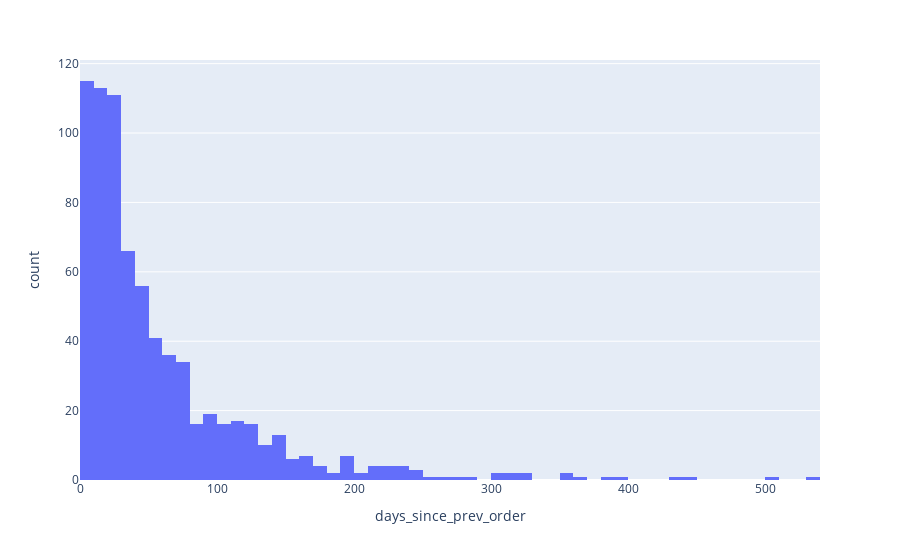

Source (notebook cell):
### Code cell
import plotly.express as px

fig = px.histogram(df, x="days_since_prev_order", nbins=100)
fig.show()

### Figure 1 — Plotly figure (JSON) as saved in the notebook; plotly's stock layout.template omitted (floating-point values rounded to 4 significant figures; data arrays with more than 128 entries replaced by an {"elided": "..."} marker saying what was removed)
{"data": [{"alignmentgroup": "True", "bingroup": "x", "hovertemplate": "days_since_prev_order=%{x}<br>count=%{y}<extra></extra>", "legendgroup": "", "marker": {"color": "#636efa", "pattern": {"shape": ""}}, "name": "", "nbinsx": 100, "offsetgroup": "", "orientation": "v", "showlegend": false, "type": "histogram", "x": {"elided": "741 int values"}, "xaxis": "x", "yaxis": "y"}], "layout": {"barmode": "relative", "legend": {"tracegroupgap": 0}, "margin": {"t": 60}, "xaxis": {"anchor": "y", "domain": [0, 1], "title": {"text": "days_since_prev_order"}}, "yaxis": {"anchor": "x", "domain": [0, 1], "title": {"text": "count"}}}}
